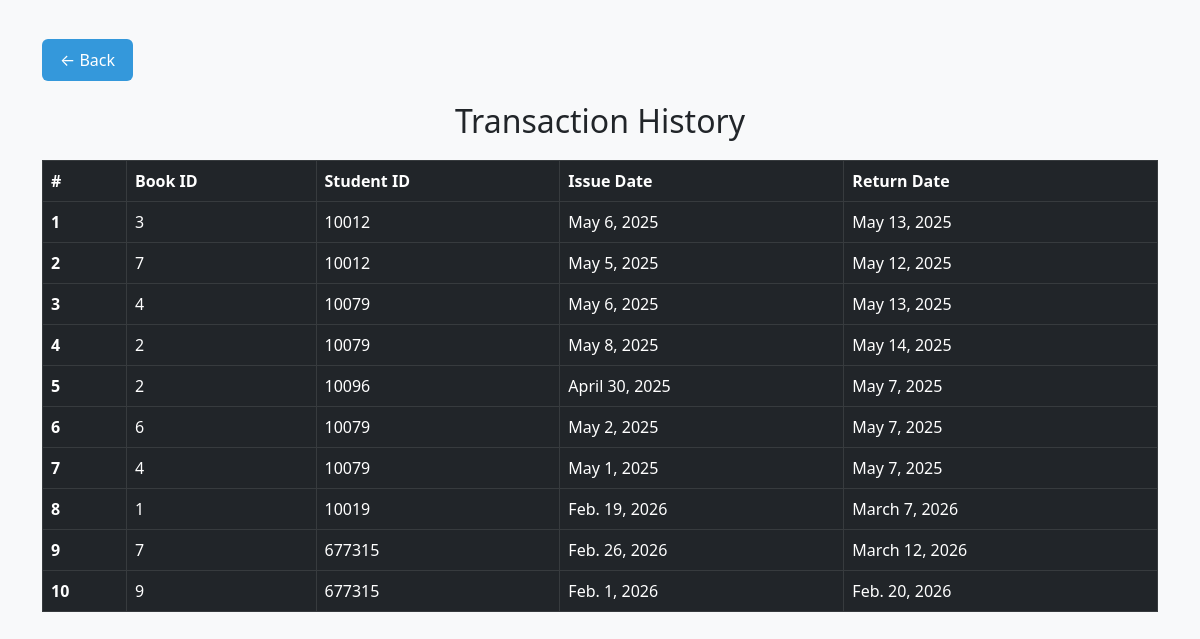
Page /hostory/ (signed in) on the earlier database version.
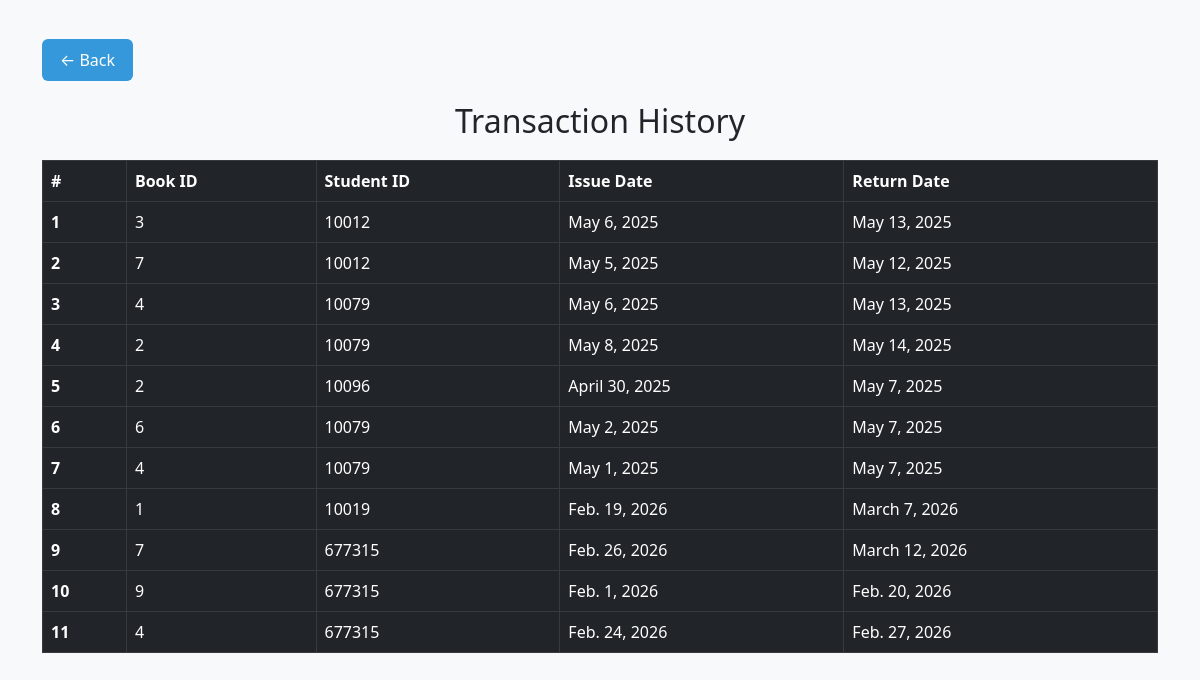
Same page on the later database version.
### borrow/models.py (models this page shows)
class history(models.Model):
    book_id = models.ForeignKey(book, on_delete=models.CASCADE)
    student_id = models.ForeignKey(Student, on_delete=models.PROTECT)
    issue_date = models.DateField()
    return_date = models.DateField()

class book(models.Model):
    id = models.IntegerField(primary_key=True)
    book_name = models.CharField(max_length=40)
    available = models.IntegerField()
    def __str__(self):
        return str(self.id)

class Student(models.Model):
    student_id = models.IntegerField(primary_key=True)
    name = models.CharField(max_length=100)
    branch = models.CharField(max_length=30)
    contect = models.CharField(max_length=10)
    email = models.EmailField(max_length=300 ,unique=True)
    create_time = models.DateTimeField(auto_now_add=True)
    def __str__(self):
        return str(self.student_id)

### borrow/views.py (the view)
# urls.py: path('hostory/',hostory, name='hostory' ),
@login_required(login_url="login")
def hostory(request):
    if request.user.is_staff:
        obj1 = history.objects.all()
        context = {'historys': obj1}
    else:
        u = user.objects.filter(user=request.user).first()
        obj = Student.objects.get(student_id=u.student.student_id)
        obj1 = history.objects.filter(student_id=u.student.student_id)
        context = {'student': obj, 'historys': obj1}
    return render(request, "student.html", context)

### borrow/templates/student.html (shortened to what this page needs)
<!DOCTYPE html>
<html lang="en">
  <head>
    <link
      href="https://cdn.jsdelivr.net/npm/bootstrap@5.3.0/dist/css/bootstrap.min.css"
      rel="stylesheet"
    />
  </head>
  <body>
    <div class="container mt-5">
    <a href="javascript:history.back()"
       style="
        background-color:#3498db;
        color:white;
        padding:10px 18px;
        border-radius:6px;
        text-decoration:none;">
        ← Back
    </a>
      <h2 class="text-center">Transaction History</h2>
      <div class="table-responsive">
        <table class="table table-dark table-bordered">
          <thead>
            <tr>
              <th>#</th>
              <th>Book ID</th>
              <th>Student ID</th>
              <th>Issue Date</th>
              <th>Return Date</th>
            </tr>
          </thead>
          <tbody>
            {% for history in historys %}
            <tr>
              <th scope="row">{{ forloop.counter }}</th>
              <td>{{ history.book_id }}</td>
              <td>{{ history.student_id }}</td>
              <td>{{ history.issue_date }}</td>
              <td>{{ history.return_date }}</td>
            </tr>
            {% endfor %}
          </tbody>
        </table>
      </div>
    </div>
  </body>
</html>

Differences in the rows shown:
added history: book_id "4", student_id "677315", issue_date "Feb. 24, 2026", return_date "Feb. 27, 2026"
